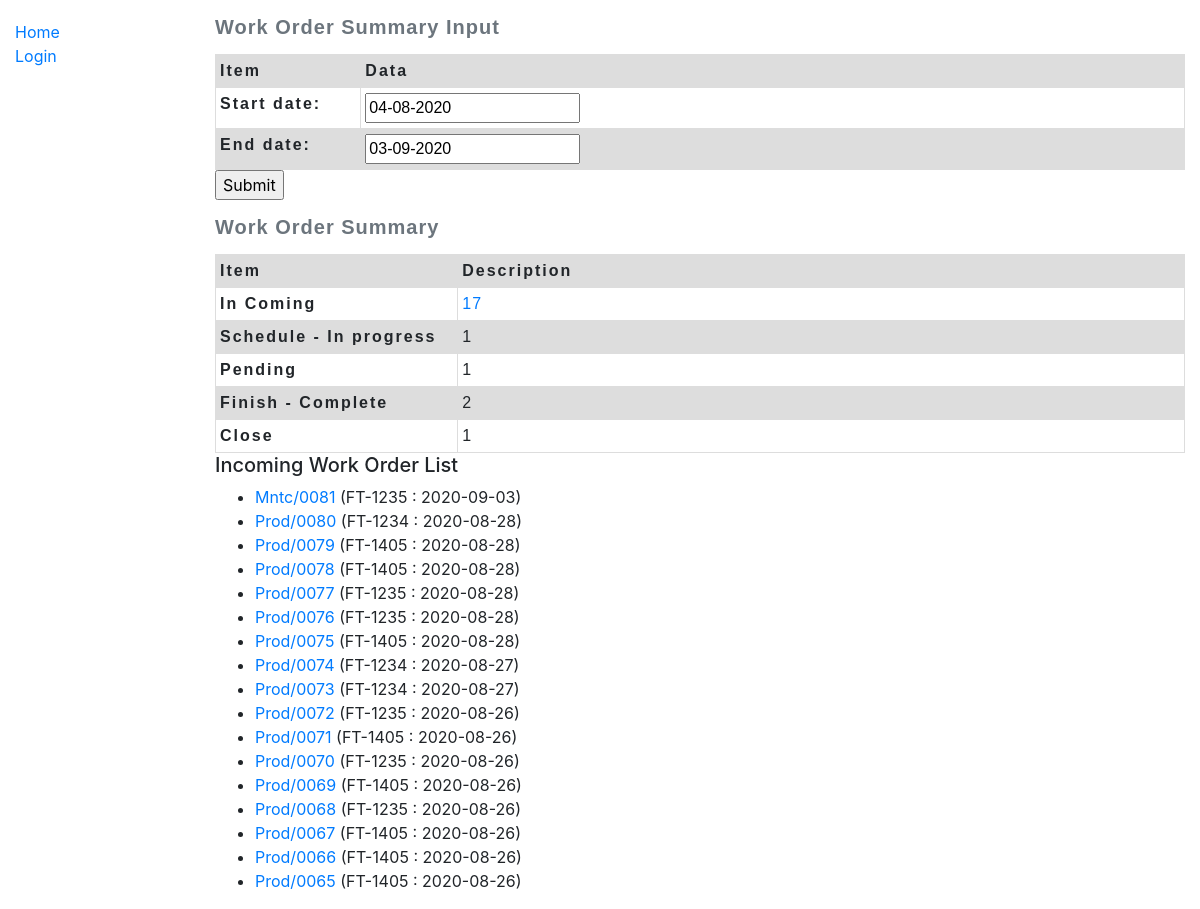
Page /workOrder/work_order/summary/ on the committed database.
### workOrder/models.py (models this page shows, shortened)
class Work_order(models.Model):
    wo_number = models.CharField(max_length=20, null=True)
    tagnumber = models.CharField(max_length=50, null=True, help_text='Enter tagnumber(eg. FT-1405)')
    problem = models.TextField(max_length=1000, null=True)
    originator = models.ForeignKey(User,
        on_delete=models.SET_NULL,
        null=True)
    dest_section = models.ForeignKey(Section,
        on_delete=models.SET_NULL,
        null=True)
    PRIORITY_STATUS = (
        ('n', 'Normal'),
        ('e', 'Emergency'),
        ('s', 'Shutdown'),
        ('o', 'Other'),
    )
    priority = models.CharField(max_length=1,
        choices=PRIORITY_STATUS,
        blank=True,
        default='n')
    date_open = models.DateField()
    date_finish = models.DateField(null=True)
    status = models.CharField(max_length=2,
        blank=True)
    current_user_id = models.IntegerField(null=True)
    executor_user_id = models.IntegerField(null=True)
    class Meta:
        ordering = ['originator','status','wo_number']
    def get_absolute_url(self):
        return reverse('work_order-detail', args=[str(self.id)])

### workOrder/views.py (the view, shortened to what this page needs)
# urls.py: path('work_order/summary/', views.WoSummaryReportView.as_view(), name='work_order-summary'),
class WoSummaryReportView(FormView):
    template_name = 'workOrder/WoSummaryReport_form.html'
    form_class = WoSummaryReportForm
    success_url = '/workOrder/work_order/summary/'
    def get_context_data(self, **kwargs):
        pendingList = ["ns", "nl", "nm", "ot"] #Shutdown, Need Material, MOC, Other
        finishList = ["fn", "cm"] #finish, complete
        scheduleList = ["ec", "ip", "sc"] #Execute, in progress, schedule
        context = super().get_context_data(**kwargs)
        end_date = datetime.date.today()
        start_date = end_date - datetime.timedelta(days=30)
        woList = Work_order.objects.all().filter(date_open__range=[start_date, end_date])
        context['wo_list'] = woList.order_by('-pk')
        woOpen = woList.count()
        context['woOpen'] = woOpen
        woClose = woList.filter(status='cl').count()
        context['woClose'] = woClose
        woPending = woList.filter(status__in=pendingList).count()
        context['woPending'] = woPending
        woFinishComplete = woList.filter(status__in=finishList).count()
        context['woFinishComplete'] = woFinishComplete
        woInprogress = woList.filter(status__in=scheduleList).count()
        context['woInprogress'] = woInprogress
        return context

### workOrder/forms.py (shortened to what this page needs)
class WoSummaryReportForm(forms.Form):
    start_date = forms.DateField(widget=DateInput(format = '%d-%m-%Y'))
    end_date = forms.DateField(widget=DateInput(format = '%d-%m-%Y'))
    def __init__(self, *args, **kwargs):
        super(WoSummaryReportForm, self).__init__(*args, **kwargs)
        self.fields['start_date'].initial = datetime.date.today() - datetime.timedelta(days=30)
        self.fields['end_date'].initial = datetime.date.today()

### workOrder/templates/workOrder/WoSummaryReport_form.html (shortened to what this page needs)
{% extends "base_generic.html" %}
{% block content %}
    <form action="" method="post">
        <table class="WoForm">
            <caption>Work Order Summary Input</caption>
            <thead>
                <tr>
                <th scope="col">Item</th>
                <th scope="col">Data</th>
                </tr>
            </thead>
            <tbody>
                {{ form.as_table }}
            </tbody>
        </table>
        <input type="submit" value="Submit">
    </form>
    <table class="WoSummary">
        <caption>Work Order Summary</caption>
        <thead>
            <tr>
                <th scope="col">Item</th>
                <th scope="col">Description</th>
            </tr>
        </thead>
        <tbody>
            <tr>
                <th scope="row">In Coming</th>
                {% if woOpen > 0 %}
                    <td>
                        <a href="{% url 'work_order-summary'%}">{{ woOpen }}</a>
                    </td>
                {% else %}
                    <td>{{ woOpen }}</td>
                {% endif %}
            </tr>
            <tr>
                <th scope="row">Schedule - In progress</th>
                <td>{{ woInprogress }}</td>
            </tr>
            <tr>
                <th scope="row">Pending</th>
                <td>{{ woPending }}</td>
            </tr>
            <tr>
                <th scope="row">Finish - Complete</th>
                <td>{{ woFinishComplete }}</td>
            </tr>
            <tr>
                <th scope="row">Close</th>
                <td>{{ woClose }}</td>
            </tr>
        </tbody>
    </table>
    <h5>Incoming Work Order List</h5>
    <ul>
        {% for work_order in wo_list %}
          <li>
            <a href="{{ work_order.get_absolute_url }}">{{ work_order.wo_number }}</a>
                ({{work_order.tagnumber}} : {{work_order.date_open}})
          </li>
        {% endfor %}
    </ul>
{% endblock %}

### workOrder/static/css/styles.css (style rules this page uses)
table { table-layout: fixed; width: 100%; border-collapse: collapse; }
caption { font-family: sans-serif; font-size: 20px; font-weight: bold; caption-side: top; text-align: left; letter-spacing: 1px; }
td, th { border: 1px solid #dddddd; text-align: left; padding: 4px; }
th { letter-spacing: 2px; }
td { letter-spacing: 1px; }
thead th { background-color: #dddddd; }
tr:nth-child(even) { background-color: #dddddd; }
table.WoSummary { font-family: arial, sans-serif; }
table.WoSummary thead th:nth-child(1) { width: 25%; }
table.WoForm { font-family: arial, sans-serif; }
table.WoForm thead th:nth-child(1) { width: 15%; }

### rows in the picture
Work_order: wo_number "Mntc/0081", tagnumber "FT-1235", date_open "2020-09-03"
Work_order: wo_number "Prod/0080", tagnumber "FT-1234", date_open "2020-08-28"
Work_order: wo_number "Prod/0079", tagnumber "FT-1405", date_open "2020-08-28"
Work_order: wo_number "Prod/0078", tagnumber "FT-1405", date_open "2020-08-28"
Work_order: wo_number "Prod/0077", tagnumber "FT-1235", date_open "2020-08-28"
Work_order: wo_number "Prod/0076", tagnumber "FT-1235", date_open "2020-08-28"
Work_order: wo_number "Prod/0075", tagnumber "FT-1405", date_open "2020-08-28"
Work_order: wo_number "Prod/0074", tagnumber "FT-1234", date_open "2020-08-27"
Work_order: wo_number "Prod/0073", tagnumber "FT-1234", date_open "2020-08-27"
Work_order: wo_number "Prod/0072", tagnumber "FT-1235", date_open "2020-08-26"
Work_order: wo_number "Prod/0071", tagnumber "FT-1405", date_open "2020-08-26"
Work_order: wo_number "Prod/0070", tagnumber "FT-1235", date_open "2020-08-26"
Work_order: wo_number "Prod/0069", tagnumber "FT-1405", date_open "2020-08-26"
Work_order: wo_number "Prod/0068", tagnumber "FT-1235", date_open "2020-08-26"
Work_order: wo_number "Prod/0067", tagnumber "FT-1405", date_open "2020-08-26"
Work_order: wo_number "Prod/0066", tagnumber "FT-1405", date_open "2020-08-26"
Work_order: wo_number "Prod/0065", tagnumber "FT-1405", date_open "2020-08-26"

### other values in the picture
{{ woOpen }} "17"
{{ woInprogress }} "1"
{{ woPending }} "1"
{{ woFinishComplete }} "2"
{{ woClose }} "1"
